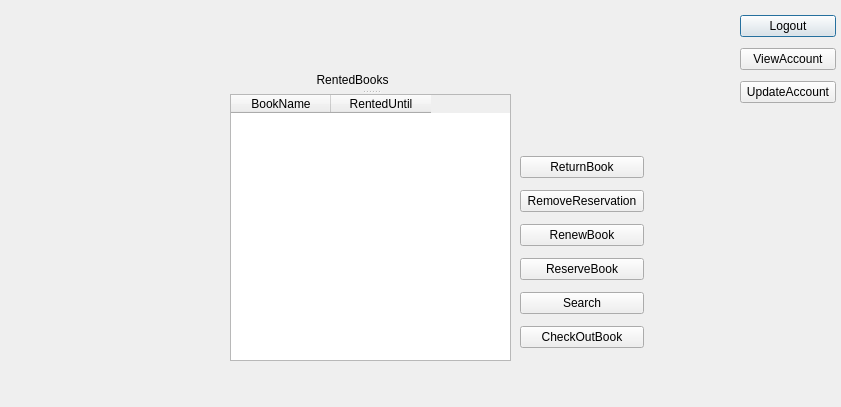
<?xml version="1.0" encoding="UTF-8"?>
<ui version="4.0">
 <class>Window_Member</class>
 <widget class="QDialog" name="Window_Member">
  <property name="geometry">
   <rect>
    <x>0</x>
    <y>0</y>
    <width>841</width>
    <height>407</height>
   </rect>
  </property>
  <property name="windowTitle">
   <string>Dialog</string>
  </property>
  <widget class="QSplitter" name="splitter">
   <property name="geometry">
    <rect>
     <x>230</x>
     <y>70</y>
     <width>281</width>
     <height>291</height>
    </rect>
   </property>
   <property name="orientation">
    <enum>Qt::Vertical</enum>
   </property>
   <widget class="QLabel" name="label_RentedBooks">
    <property name="text">
     <string>                          RentedBooks</string>
    </property>
   </widget>
   <widget class="QTableWidget" name="tableWidget_RentedBooks">
    <column>
     <property name="text">
      <string>BookName</string>
     </property>
    </column>
    <column>
     <property name="text">
      <string>RentedUntil</string>
     </property>
    </column>
   </widget>
  </widget>
  <widget class="QWidget" name="layoutWidget">
   <property name="geometry">
    <rect>
     <x>740</x>
     <y>10</y>
     <width>96</width>
     <height>100</height>
    </rect>
   </property>
   <layout class="QVBoxLayout" name="verticalLayout_2">
    <item>
     <widget class="QPushButton" name="pushButton_Logout">
      <property name="text">
       <string>Logout</string>
      </property>
     </widget>
    </item>
    <item>
     <widget class="QPushButton" name="pushButton_ViewAccount">
      <property name="text">
       <string>ViewAccount</string>
      </property>
     </widget>
    </item>
    <item>
     <widget class="QPushButton" name="pushButton_UpdateAccount">
      <property name="text">
       <string>UpdateAccount</string>
      </property>
     </widget>
    </item>
   </layout>
  </widget>
  <widget class="QWidget" name="">
   <property name="geometry">
    <rect>
     <x>520</x>
     <y>150</y>
     <width>124</width>
     <height>205</height>
    </rect>
   </property>
   <layout class="QVBoxLayout" name="verticalLayout">
    <item>
     <widget class="QPushButton" name="pushButton_ReturnBook">
      <property name="text">
       <string>ReturnBook</string>
      </property>
     </widget>
    </item>
    <item>
     <widget class="QPushButton" name="pushButton_RemoveReservation">
      <property name="text">
       <string>RemoveReservation</string>
      </property>
     </widget>
    </item>
    <item>
     <widget class="QPushButton" name="pushButton_RenewBook">
      <property name="text">
       <string>RenewBook</string>
      </property>
     </widget>
    </item>
    <item>
     <widget class="QPushButton" name="pushButton_ReserveBook">
      <property name="text">
       <string>ReserveBook</string>
      </property>
     </widget>
    </item>
    <item>
     <widget class="QPushButton" name="pushButton_Search">
      <property name="text">
       <string>Search</string>
      </property>
     </widget>
    </item>
    <item>
     <widget class="QPushButton" name="pushButton_ChechOutBook">
      <property name="text">
       <string>CheckOutBook</string>
      </property>
     </widget>
    </item>
   </layout>
  </widget>
 </widget>
 <resources/>
 <connections/>
</ui>
